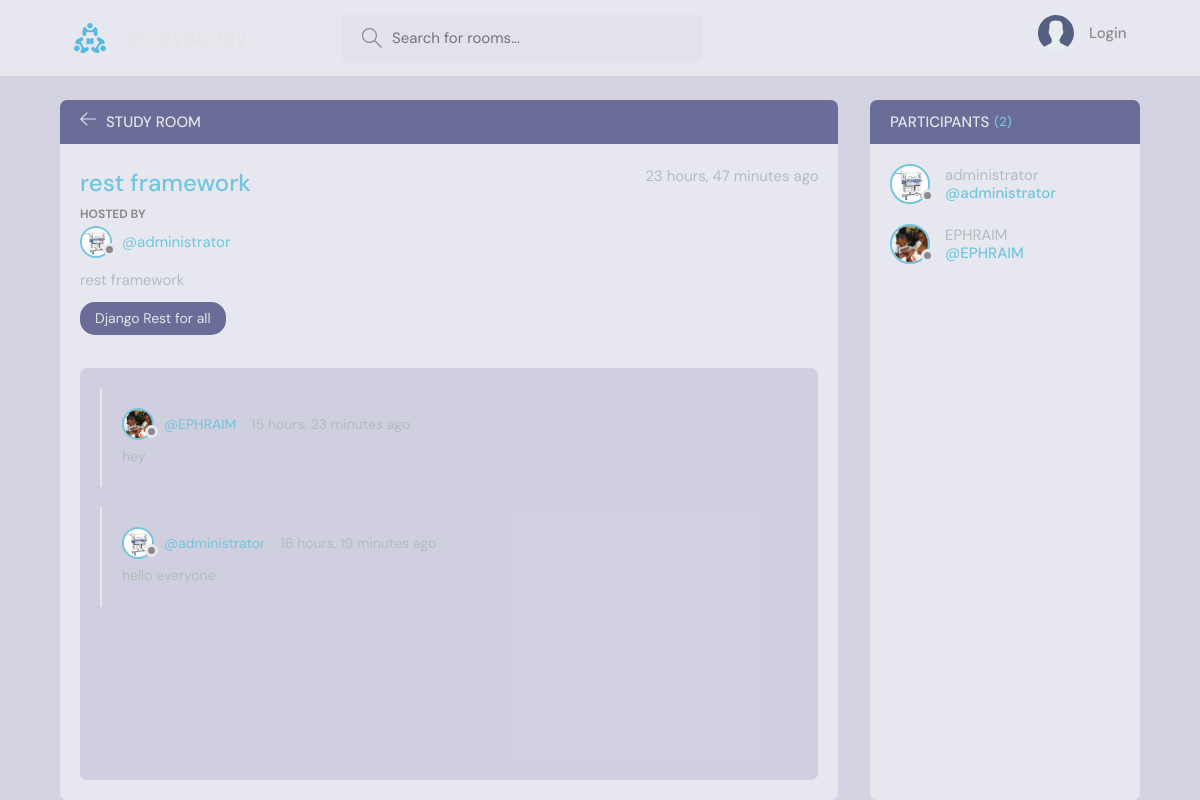
The app's page /room/2 with its own data.
### base/models.py (models this page shows, shortened)
class Room(models.Model):
    host = models.ForeignKey(User,on_delete=models.SET_NULL,null=True)
    topic = models.ForeignKey(Topic,on_delete=models.SET_NULL,null=True)
    name = models.CharField(max_length=200)
    description = models.TextField(null=True,blank=True)
    participants = models.ManyToManyField(User,related_name='participants',blank=True)
    updated = models.DateTimeField(auto_now=True)
    created = models.DateTimeField(auto_now_add=True)
    class Meta:
        ordering = ['-updated','-created']

class User(AbstractUser):
    name = models.CharField(max_length=200,null=True)
    email = models.EmailField(unique=True,null=True)
    bio = models.TextField(null=True)
    avatar =  models.ImageField(null=True,default="avatar.svg")
    REQUIRED_FIELDS = []

class Topic(models.Model):
    name = models.CharField(max_length=200)

class Message(models.Model):
    user = models.ForeignKey(User,on_delete=models.CASCADE)
    room = models.ForeignKey(Room,on_delete=models.CASCADE)
    body = models.TextField()
    updated = models.DateTimeField(auto_now=True)
    created = models.DateTimeField(auto_now_add=True)
    class Meta:
        ordering = ['-updated','-created']

### base/views.py (the view, shortened to what this page needs)
# urls.py: path('room/<int:pk>',room,name='room'),
def room(request,pk):
    rooms = Room.objects.get(id = pk)
    room_messages = rooms.message_set.all().order_by('-created')
    participants = rooms.participants.all()
    context = {'room':rooms,'room_messages':room_messages,'participants':participants}
    return render(request,'base/room.html',context)

### base/templates/base/room.html (shortened to what this page needs)
{% extends 'main.html' %}
{% block content %}
    <main class="profile-page layout layout--2">
      <div class="container">
        <div class="room">
          <div class="room__top">
            <div class="room__topLeft">
              <a href="{% url 'home' %}">
                <svg version="1.1" xmlns="http://www.w3.org/2000/svg" width="32" height="32" viewBox="0 0 32 32">
                  <title>arrow-left</title>
                  <path
                    d="M13.723 2.286l-13.723 13.714 13.719 13.714 1.616-1.611-10.96-10.96h27.625v-2.286h-27.625l10.965-10.965-1.616-1.607z"
                  ></path>
                </svg>
              </a>
              <h3>Study Room</h3>
            </div>
          </div>
          <div class="room__box scroll">
            <div class="room__header scroll">
              <div class="room__info">
                <h3>{{room.name}}</h3>
                <span>{{room.created|timesince}} ago</span>
              </div>
              <div class="room__hosted">
                <p>Hosted By</p>
                <a href="{% url 'user-profile' room.host.id %}" class="room__author">
                  <div class="avatar avatar--small">
                    <img src="{{room.host.avatar.url}}" />
                  </div>
                  <span>@{{room.host.username}}</span>
                </a>
              </div>
              <div class="room__details">
                {{room.name}}
              </div>
              <span class="room__topics">{{room.topic.name}}</span>
            </div>
            <div class="room__conversation">
              <div class="threads scroll">
                {% for message in room_messages %}
                <div class="thread">
                  <div class="thread__top">
                    <div class="thread__author">
                      <a href="{% url 'user-profile' message.user.id %}" class="thread__authorInfo">
                        <div class="avatar avatar--small">
                          <img src="{{message.user.avatar.url}}" />
                        </div>
                        <span>@{{message.user.username}}</span>
                      </a>
                      <span class="thread__date">{{message.created|timesince}} ago</span>
                    </div>
                  </div>
                  <div class="thread__details">
                   {{message.body}}
                  </div>
                </div>
                {% endfor %}
              </div>
            </div>
          </div>
        </div>
        <div class="participants">
          <h3 class="participants__top">Participants <span>({{participants.count}})</span></h3>
          <div class="participants__list scroll">
            {% for user in participants %}
            <a href="{% url 'user-profile' user.id %}" class="participant">
              <div class="avatar avatar--medium">
                <img src="{{user.avatar.url}}" />
              </div>
              <p>
                {{user.username}}
                <span>@{{user.username}}</span>
              </p>
            </a>
            {% endfor %}
          </div>
        </div>
      </div>
    </main>
    {% endblock %}

### templates/main.html (shortened to what this page needs)
<!DOCTYPE html>
{% load static %}
<html lang="en">
  <head>
    <link rel="stylesheet" href="{% static 'styles/style.css' %}" />
  </head>
  <body>
    {% include 'navbar.html' %}
    {% block content %}
    {% endblock %}
  </body>
</html>

### templates/navbar.html (shortened to what this page needs)
{% load static %}
<header class="header header--loggedIn">
    <div class="container">
      <a href="{% url 'home' %}" class="header__logo">
        <img src="{% static 'images/logo.svg' %}" />
        <h1>StudyBuddy</h1>
      </a>
      <form class="header__search" method="get" action="{% url 'home' %}">
        <label>
          <input type="text" name="q" placeholder="Search for rooms..." />
        </label>
      </form>
      <nav class="header__menu">
        {% if request.user.is_authenticated %}
        <div class="header__user">
          <a href="{% url 'update-user' %}">
            <div class="avatar avatar--medium active">
              <img src="{{request.user.avatar.url}}" />
            </div>
            <p>{{request.user.username}} <span>@{{request.user.username}}</span></p>
          </a>
          <button class="dropdown-button">
            <svg version="1.1" xmlns="http://www.w3.org/2000/svg" width="32" height="32" viewBox="0 0 32 32">
              <title>chevron-down</title>
              <path d="M16 21l-13-13h-3l16 16 16-16h-3l-13 13z"></path>
            </svg>
          </button>
        </div>
        {% else %}
        <a href="{% url 'login' %}">
          <img src="{% static 'images/avatar.svg' %}" />
          <p>Login</p>
        </a>
        {% endif %}
      </nav>
    </div>
  </header>

### records on screen
Room: name "rest framework", created "23 hours, 47 minutes", host.avatar (picture), host.username "administrator", topic.name "Django Rest for all"
Message: user.avatar (picture), user.username "EPHRAIM", created "15 hours, 23 minutes", body "hey"
Message: user.avatar (picture), user.username "administrator", created "16 hours, 19 minutes", body "hello everyone"
User: avatar (picture), username "administrator"
User: avatar (picture), username "EPHRAIM"

### other values on screen
{{ participants.count }} "2"
